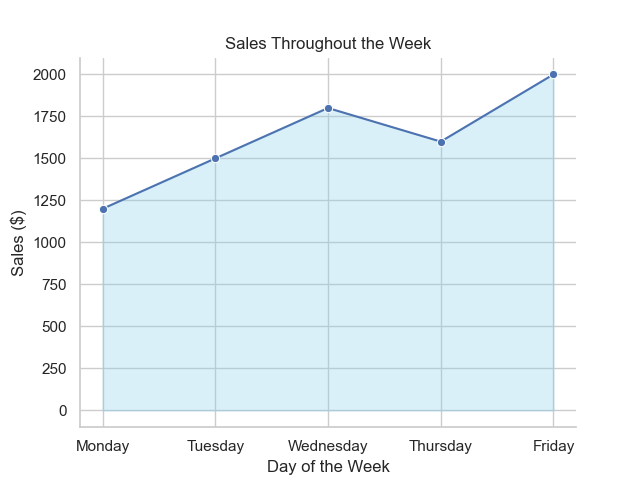

Write Python code to recreate this figure.

import pandas as pd
import seaborn as sns
import matplotlib.pyplot as plt

# Data
data = [
    {'Day': 'Monday', 'Sales ($)': 1200},
    {'Day': 'Tuesday', 'Sales ($)': 1500},
    {'Day': 'Wednesday', 'Sales ($)': 1800},
    {'Day': 'Thursday', 'Sales ($)': 1600},
    {'Day': 'Friday', 'Sales ($)': 2000}
]

# Convert the data into a pandas DataFrame
df = pd.DataFrame(data)

# Sort the DataFrame based on the days of the week so that the plot makes sense
weekdays = ['Monday', 'Tuesday', 'Wednesday', 'Thursday', 'Friday']
df['Day'] = pd.Categorical(df['Day'], categories=weekdays, ordered=True)
df.sort_values('Day', inplace=True)

# Begin plot
sns.set_theme(style="whitegrid")  # Set the theme for Seaborn

# Create the line plot
fig, ax = plt.subplots()
sns.lineplot(x="Day", y="Sales ($)", data=df, ax=ax, marker='o')

# Fill the area under the line
plt.fill_between(x=df['Day'], y1=df['Sales ($)'], color='skyblue', alpha=0.3)

# Customize the axes and the plot
ax.set_title('Sales Throughout the Week')
ax.set_ylabel('Sales ($)')
ax.set_xlabel('Day of the Week')

# Remove the right and top spines (optional, for aesthetics)
sns.despine()

# Show plot
plt.show()
